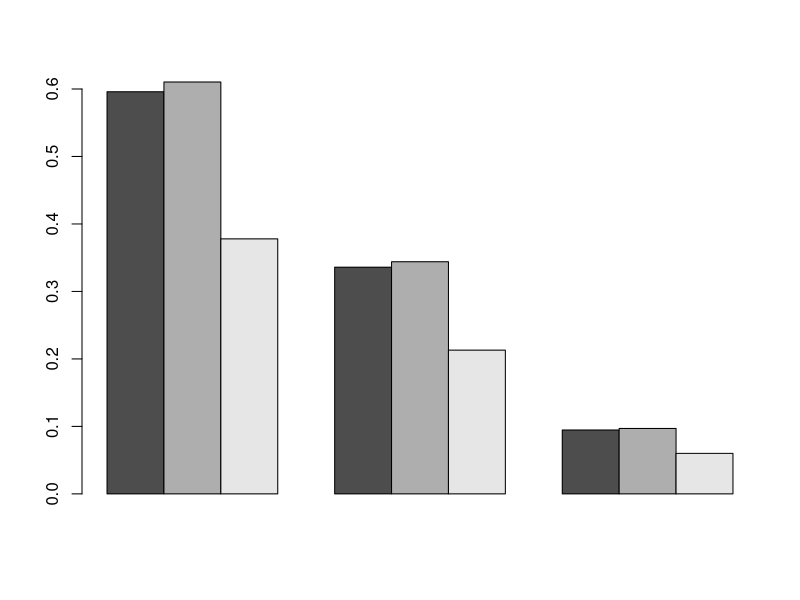
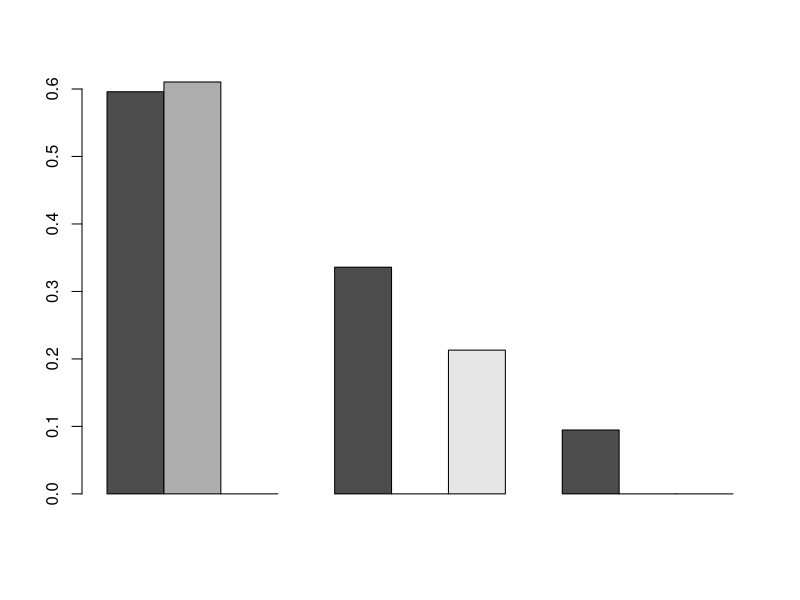

The R script that drew these images, in order:
# class 3 exercise #2: Leslie stage-structured growth model sensitivities

#clear workspace
rm(list=ls()) #clear workspace

#define Leslie matrix
L = rbind(c(1/2, 1, 3/4), c(2/3, 0, 0), c(0, 1/3, 0))

#get right eigenvector
v = Re(eigen(L)$vectors[,1])
v = v/sum(v)

#calculate left eignenvector (reproductive sensitivities)
w = Re(eigen(t(L))$vectors[,1])
w = w/sum(v*w)

#get library Biodem
#library(Biodem)
#mtx.exp(L,20)%*%c(100,0,0) #mtx.exp is a matrix to the power (20), returns after time 20.
#sum(w*c(100,0,0))*Re(eigen(L)$values[1])^20*v #calculate value at time 20 by using the w corrective value

#create sensitivity matrix by outer product of w and v
S = outer(w,v)
barplot(S,beside=TRUE) #plot S values in grouped bars
barplot(S*sign(L),beside=TRUE) #use sign(L) to eliminate zeros

#for assignment, create barplot of elasticities of Teasel leslie matrix
#Eij (elasticity) = Sij*Lij/lambda
